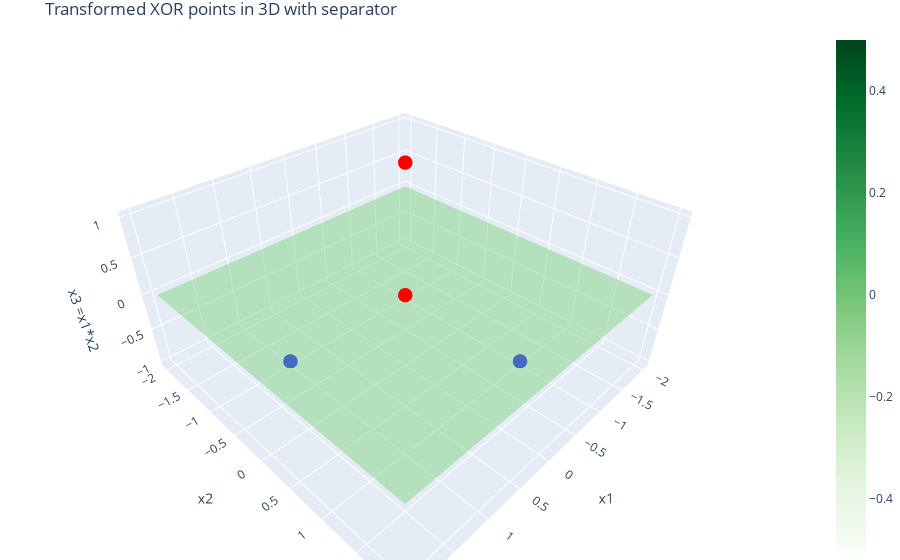

The cell this chart's notebook holds for it:
### Code cell
import plotly.graph_objects as go

# Applying the feature transformation to the 3D: X3 = X1 * X2

X_transformed = np.hstack((X, (X[:, 0] * X[:, 1]).reshape(-1,1)))

# Create a plotly figure 
fig = go.Figure()

# Add the points to the plot 
colors = ['red' if label == 1 else 'blue' for label in y]
fig.add_trace(go.Scatter3d(x = X_transformed[:,0], y = X_transformed[:,1], z = X_transformed[:, 2], mode = 'markers', marker = dict(color=colors, size = 5)))

# Define a separator line 
xx, yy = np.meshgrid(np.linspace(-2,2,50), np.linspace(-2, 2, 50))
zz = 0 * xx
fig.add_trace(go. Surface(x = xx, y = yy, z = zz, opacity = 0.5, colorscale = 'Greens'))

# Setting the layout for a better view 
fig.update_layout (title = 'Transformed XOR points in 3D with separator',
                   scene = dict (xaxis_title='x1', yaxis_title= 'x2', zaxis_title='x3 =x1*x2'),
                   margin = dict(l=0, r =0, b = 0, t=30))
# show the figure

fig.show()

### Figure 1 — Plotly figure (JSON) as saved in the notebook; plotly's stock layout.template omitted (floating-point values rounded to 4 significant figures; data arrays with more than 128 entries replaced by an {"elided": "..."} marker saying what was removed)
{"data": [{"marker": {"color": ["red", "red", "blue", "blue"], "size": 5}, "mode": "markers", "type": "scatter3d", "x": [1, -1, 1, -1], "y": [1, -1, -1, 1], "z": [1, 1, -1, -1]}, {"colorscale": [[0, "rgb(247,252,245)"], [0.125, "rgb(229,245,224)"], [0.25, "rgb(199,233,192)"], [0.375, "rgb(161,217,155)"], [0.5, "rgb(116,196,118)"], [0.625, "rgb(65,171,93)"], [0.75, "rgb(35,139,69)"], [0.875, "rgb(0,109,44)"], [1, "rgb(0,68,27)"]], "opacity": 0.5, "type": "surface", "x": {"elided": "50x50 float values"}, "y": {"elided": "50x50 float values"}, "z": {"elided": "50x50 int values"}}], "layout": {"margin": {"b": 0, "l": 0, "r": 0, "t": 30}, "scene": {"xaxis": {"title": {"text": "x1"}}, "yaxis": {"title": {"text": "x2"}}, "zaxis": {"title": {"text": "x3 =x1*x2"}}}, "title": {"text": "Transformed XOR points in 3D with separator"}}}
